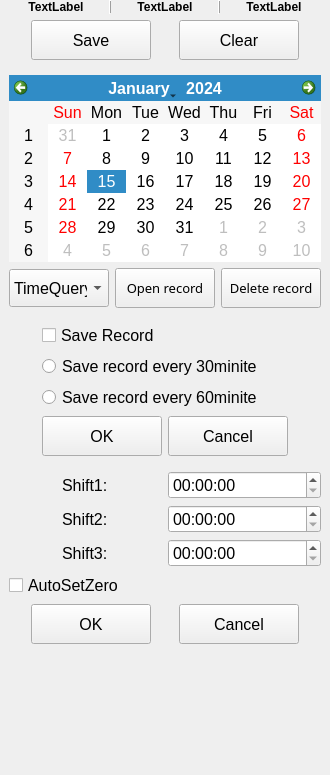
<?xml version="1.0" encoding="UTF-8"?>
<ui version="4.0">
 <class>CountSet</class>
 <widget class="QWidget" name="CountSet">
  <property name="geometry">
   <rect>
    <x>0</x>
    <y>0</y>
    <width>330</width>
    <height>775</height>
   </rect>
  </property>
  <property name="minimumSize">
   <size>
    <width>300</width>
    <height>0</height>
   </size>
  </property>
  <property name="maximumSize">
   <size>
    <width>330</width>
    <height>16777215</height>
   </size>
  </property>
  <property name="windowTitle">
   <string>Form</string>
  </property>
  <layout class="QVBoxLayout" name="verticalLayout_2">
   <property name="margin">
    <number>0</number>
   </property>
   <item>
    <widget class="DHBaseWidget" name="widget_conut" native="true">
     <property name="font">
      <font>
       <pointsize>12</pointsize>
      </font>
     </property>
     <layout class="QVBoxLayout" name="verticalLayout">
      <property name="topMargin">
       <number>0</number>
      </property>
      <item>
       <layout class="QHBoxLayout" name="Layout_countTitle"/>
      </item>
      <item>
       <layout class="QHBoxLayout" name="horizontalLayout_7">
        <item>
         <widget class="QLabel" name="label_total">
          <property name="font">
           <font>
            <pointsize>9</pointsize>
            <weight>75</weight>
            <bold>true</bold>
           </font>
          </property>
          <property name="text">
           <string>TextLabel</string>
          </property>
          <property name="alignment">
           <set>Qt::AlignCenter</set>
          </property>
         </widget>
        </item>
        <item>
         <widget class="QFrame" name="frame">
          <property name="frameShape">
           <enum>QFrame::VLine</enum>
          </property>
          <property name="frameShadow">
           <enum>QFrame::Raised</enum>
          </property>
         </widget>
        </item>
        <item>
         <widget class="QLabel" name="label_failur">
          <property name="font">
           <font>
            <pointsize>9</pointsize>
            <weight>75</weight>
            <bold>true</bold>
           </font>
          </property>
          <property name="text">
           <string>TextLabel</string>
          </property>
          <property name="alignment">
           <set>Qt::AlignCenter</set>
          </property>
         </widget>
        </item>
        <item>
         <widget class="QFrame" name="frame_2">
          <property name="frameShape">
           <enum>QFrame::VLine</enum>
          </property>
          <property name="frameShadow">
           <enum>QFrame::Raised</enum>
          </property>
         </widget>
        </item>
        <item>
         <widget class="QLabel" name="label_failurRate">
          <property name="font">
           <font>
            <pointsize>9</pointsize>
            <weight>75</weight>
            <bold>true</bold>
           </font>
          </property>
          <property name="text">
           <string>TextLabel</string>
          </property>
          <property name="alignment">
           <set>Qt::AlignCenter</set>
          </property>
         </widget>
        </item>
       </layout>
      </item>
      <item>
       <layout class="QHBoxLayout" name="horizontalLayout">
        <item>
         <widget class="QPushButton" name="pushButton_save">
          <property name="minimumSize">
           <size>
            <width>120</width>
            <height>40</height>
           </size>
          </property>
          <property name="maximumSize">
           <size>
            <width>120</width>
            <height>40</height>
           </size>
          </property>
          <property name="font">
           <font>
            <pointsize>12</pointsize>
           </font>
          </property>
          <property name="text">
           <string>Save</string>
          </property>
         </widget>
        </item>
        <item>
         <widget class="QPushButton" name="pushButton_clear">
          <property name="minimumSize">
           <size>
            <width>120</width>
            <height>40</height>
           </size>
          </property>
          <property name="maximumSize">
           <size>
            <width>120</width>
            <height>40</height>
           </size>
          </property>
          <property name="font">
           <font>
            <pointsize>12</pointsize>
           </font>
          </property>
          <property name="text">
           <string>Clear</string>
          </property>
         </widget>
        </item>
       </layout>
      </item>
     </layout>
    </widget>
   </item>
   <item>
    <widget class="DHBaseWidget" name="widget_calendar" native="true">
     <property name="font">
      <font>
       <pointsize>12</pointsize>
      </font>
     </property>
     <layout class="QGridLayout" name="gridLayout">
      <property name="topMargin">
       <number>0</number>
      </property>
      <item row="2" column="2">
       <widget class="QPushButton" name="pushButton_deleteRecord">
        <property name="minimumSize">
         <size>
          <width>100</width>
          <height>40</height>
         </size>
        </property>
        <property name="maximumSize">
         <size>
          <width>80</width>
          <height>40</height>
         </size>
        </property>
        <property name="font">
         <font>
          <family>微软雅黑</family>
          <pointsize>10</pointsize>
         </font>
        </property>
        <property name="text">
         <string>Delete record</string>
        </property>
       </widget>
      </item>
      <item row="1" column="0" colspan="3">
       <widget class="QCalendarWidget" name="calendarWidget">
        <property name="maximumSize">
         <size>
          <width>16777215</width>
          <height>16777215</height>
         </size>
        </property>
        <property name="font">
         <font>
          <pointsize>12</pointsize>
         </font>
        </property>
        <property name="locale">
         <locale language="English" country="UnitedStates"/>
        </property>
       </widget>
      </item>
      <item row="0" column="0" colspan="3">
       <layout class="QHBoxLayout" name="Layout_calendarTitle"/>
      </item>
      <item row="2" column="0">
       <widget class="QComboBox" name="comboBox">
        <property name="sizePolicy">
         <sizepolicy hsizetype="Minimum" vsizetype="Fixed">
          <horstretch>0</horstretch>
          <verstretch>0</verstretch>
         </sizepolicy>
        </property>
        <property name="minimumSize">
         <size>
          <width>100</width>
          <height>38</height>
         </size>
        </property>
        <property name="maximumSize">
         <size>
          <width>80</width>
          <height>38</height>
         </size>
        </property>
        <item>
         <property name="text">
          <string>TimeQuery</string>
         </property>
        </item>
        <item>
         <property name="text">
          <string>ShiftQuery</string>
         </property>
        </item>
       </widget>
      </item>
      <item row="2" column="1">
       <widget class="QPushButton" name="pushButton_openRecord">
        <property name="sizePolicy">
         <sizepolicy hsizetype="Minimum" vsizetype="Fixed">
          <horstretch>0</horstretch>
          <verstretch>0</verstretch>
         </sizepolicy>
        </property>
        <property name="minimumSize">
         <size>
          <width>100</width>
          <height>40</height>
         </size>
        </property>
        <property name="maximumSize">
         <size>
          <width>80</width>
          <height>40</height>
         </size>
        </property>
        <property name="font">
         <font>
          <family>微软雅黑</family>
          <pointsize>10</pointsize>
         </font>
        </property>
        <property name="text">
         <string>Open record</string>
        </property>
       </widget>
      </item>
     </layout>
    </widget>
   </item>
   <item>
    <widget class="DHBaseWidget" name="widget_saveRecord" native="true">
     <property name="font">
      <font>
       <pointsize>12</pointsize>
      </font>
     </property>
     <layout class="QGridLayout" name="gridLayout_saveRecord">
      <property name="topMargin">
       <number>0</number>
      </property>
      <item row="4" column="0">
       <layout class="QHBoxLayout" name="horizontalLayout_2">
        <item>
         <widget class="QPushButton" name="pushButton_saveRecordOK">
          <property name="minimumSize">
           <size>
            <width>120</width>
            <height>40</height>
           </size>
          </property>
          <property name="maximumSize">
           <size>
            <width>120</width>
            <height>40</height>
           </size>
          </property>
          <property name="font">
           <font>
            <pointsize>12</pointsize>
           </font>
          </property>
          <property name="text">
           <string>OK</string>
          </property>
         </widget>
        </item>
        <item>
         <widget class="QPushButton" name="pushButton_saveRecordCancel">
          <property name="minimumSize">
           <size>
            <width>120</width>
            <height>40</height>
           </size>
          </property>
          <property name="maximumSize">
           <size>
            <width>120</width>
            <height>40</height>
           </size>
          </property>
          <property name="font">
           <font>
            <pointsize>12</pointsize>
           </font>
          </property>
          <property name="text">
           <string>Cancel</string>
          </property>
         </widget>
        </item>
       </layout>
      </item>
      <item row="2" column="0">
       <widget class="QRadioButton" name="radioButton_30minite">
        <property name="font">
         <font>
          <pointsize>12</pointsize>
         </font>
        </property>
        <property name="text">
         <string>Save record every 30minite</string>
        </property>
       </widget>
      </item>
      <item row="0" column="0">
       <layout class="QHBoxLayout" name="Layout_saveRecordTitle"/>
      </item>
      <item row="1" column="0">
       <widget class="QCheckBox" name="checkBox_saveRecord">
        <property name="font">
         <font>
          <pointsize>12</pointsize>
         </font>
        </property>
        <property name="text">
         <string>Save Record</string>
        </property>
       </widget>
      </item>
      <item row="3" column="0">
       <widget class="QRadioButton" name="radioButton_60minite">
        <property name="font">
         <font>
          <pointsize>12</pointsize>
         </font>
        </property>
        <property name="text">
         <string>Save record every 60minite</string>
        </property>
       </widget>
      </item>
     </layout>
    </widget>
   </item>
   <item>
    <widget class="DHBaseWidget" name="widget_shitf" native="true">
     <property name="font">
      <font>
       <pointsize>12</pointsize>
      </font>
     </property>
     <layout class="QVBoxLayout" name="verticalLayout_shitf">
      <property name="topMargin">
       <number>0</number>
      </property>
      <item>
       <layout class="QHBoxLayout" name="Layout_shiftTitle"/>
      </item>
      <item>
       <layout class="QHBoxLayout" name="horizontalLayout_4">
        <item alignment="Qt::AlignHCenter">
         <widget class="QLabel" name="label">
          <property name="font">
           <font>
            <pointsize>12</pointsize>
           </font>
          </property>
          <property name="text">
           <string>Shift1:</string>
          </property>
         </widget>
        </item>
        <item>
         <widget class="QTimeEdit" name="timeEdit_shift1">
          <property name="font">
           <font>
            <pointsize>12</pointsize>
           </font>
          </property>
         </widget>
        </item>
       </layout>
      </item>
      <item>
       <layout class="QHBoxLayout" name="horizontalLayout_5">
        <item alignment="Qt::AlignHCenter">
         <widget class="QLabel" name="label_2">
          <property name="font">
           <font>
            <pointsize>12</pointsize>
           </font>
          </property>
          <property name="text">
           <string>Shift2:</string>
          </property>
         </widget>
        </item>
        <item>
         <widget class="QTimeEdit" name="timeEdit_shift2">
          <property name="font">
           <font>
            <pointsize>12</pointsize>
           </font>
          </property>
         </widget>
        </item>
       </layout>
      </item>
      <item>
       <layout class="QHBoxLayout" name="horizontalLayout_6">
        <item alignment="Qt::AlignHCenter">
         <widget class="QLabel" name="label_3">
          <property name="font">
           <font>
            <pointsize>12</pointsize>
           </font>
          </property>
          <property name="text">
           <string>Shift3:</string>
          </property>
         </widget>
        </item>
        <item>
         <widget class="QTimeEdit" name="timeEdit_shift3">
          <property name="font">
           <font>
            <pointsize>12</pointsize>
           </font>
          </property>
         </widget>
        </item>
       </layout>
      </item>
      <item>
       <widget class="QCheckBox" name="checkBox_AutoSetZero">
        <property name="font">
         <font>
          <pointsize>12</pointsize>
         </font>
        </property>
        <property name="text">
         <string>AutoSetZero</string>
        </property>
       </widget>
      </item>
      <item>
       <layout class="QHBoxLayout" name="horizontalLayout_3">
        <item>
         <widget class="QPushButton" name="pushButton_shiftOK">
          <property name="minimumSize">
           <size>
            <width>120</width>
            <height>40</height>
           </size>
          </property>
          <property name="maximumSize">
           <size>
            <width>120</width>
            <height>40</height>
           </size>
          </property>
          <property name="font">
           <font>
            <pointsize>12</pointsize>
           </font>
          </property>
          <property name="text">
           <string>OK</string>
          </property>
         </widget>
        </item>
        <item>
         <widget class="QPushButton" name="pushButton_shiftCancel">
          <property name="minimumSize">
           <size>
            <width>120</width>
            <height>40</height>
           </size>
          </property>
          <property name="maximumSize">
           <size>
            <width>120</width>
            <height>40</height>
           </size>
          </property>
          <property name="font">
           <font>
            <pointsize>12</pointsize>
           </font>
          </property>
          <property name="text">
           <string>Cancel</string>
          </property>
         </widget>
        </item>
       </layout>
      </item>
     </layout>
    </widget>
   </item>
   <item>
    <spacer name="verticalSpacer">
     <property name="font">
      <font>
       <pointsize>12</pointsize>
      </font>
     </property>
     <property name="orientation">
      <enum>Qt::Vertical</enum>
     </property>
     <property name="sizeHint" stdset="0">
      <size>
       <width>20</width>
       <height>40</height>
      </size>
     </property>
    </spacer>
   </item>
  </layout>
 </widget>
 <customwidgets>
  <customwidget>
   <class>DHBaseWidget</class>
   <extends>QWidget</extends>
   <header>dhbasewidget.h</header>
   <container>1</container>
  </customwidget>
 </customwidgets>
 <resources/>
 <connections/>
</ui>
